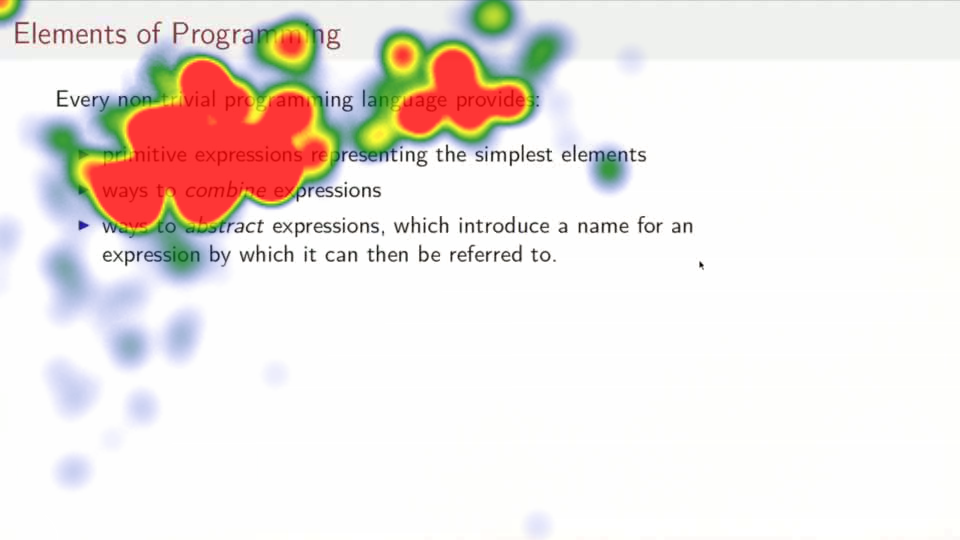
#> input picture image_processing/blob/chosen_images/hm1_1.png, 960 x 540 px, given in place of chosen_images, which was not available
$ python blob_detection.py --images chosen_images
#> lines starting #> are read from the running program, lines starting #| are printed output that depends on the picture; pictures that were not available may be replaced by others from this repository, and a replacement may not be noted
"""Detect connected hot-colored regions in the supplied heatmap images.

Run with the existing image_processing/venv Python. All coordinates and areas
refer to the original image resolution. This is color-threshold blob detection,
not an estimate of fixation counts or a scale-space (LoG) detector.
"""
import argparse
import csv
from dataclasses import asdict, dataclass, replace
import json
from pathlib import Path

import matplotlib
matplotlib.use("Agg")
import matplotlib.pyplot as plt
from matplotlib.patches import Circle
import numpy as np
from scipy import ndimage as ndi
from skimage import io, measure, util

HERE = Path(__file__).resolve().parent
CHOSEN_DIR = HERE / "chosen_images"
DEFAULT_IMAGES = ["hm1_1.png", "hm20_27.png", "hm20_9.png", "hm50_28.png"]


@dataclass(frozen=True)
class Parameters:
    threshold: float = 0.35
    smooth_sigma: float = 1.5
    min_area: int = 80

    def __post_init__(self):
        if not np.isfinite(self.threshold) or not 0 < self.threshold < 1:
            raise ValueError("threshold must be between 0 and 1 (exclusive)")
        if not np.isfinite(self.smooth_sigma) or self.smooth_sigma < 0:
            raise ValueError("smooth_sigma must be finite and nonnegative")
        if not isinstance(self.min_area, int) or self.min_area < 1:
            raise ValueError("min_area must be a positive integer")


def heat_score(image):
    """Red dominance in [0, 1]: clip(R - (G+B)/2, 0, 1).

    Red scores 1, yellow 0.5, and white/gray/black/green/blue score 0.
    This is a color-selection rule, not recovery of the source heat values.
    Composite RGBA inputs over white, matching the supplied slide backgrounds.
    """
    image = np.asarray(image)
    if image.ndim != 3 or image.shape[2] not in (3, 4):
        raise ValueError("Expected an RGB or RGBA heatmap image")
    rgb = util.img_as_float(image)
    if not np.isfinite(rgb).all() or rgb.min() < 0 or rgb.max() > 1:
        raise ValueError("Image values must be finite and in [0, 1]")
    if rgb.shape[2] == 4:
        rgb = rgb[..., :3] * rgb[..., 3:] + (1 - rgb[..., 3:])
    return np.clip(rgb[..., 0] - (rgb[..., 1] + rgb[..., 2]) / 2, 0, 1)


def detect_blobs(image, params=Parameters()):
    """Score -> Gaussian smooth -> threshold -> 8-connected components.

    Remove components below min_area and assign consecutive IDs in raster order.
    Return score, smoothed score, retained labels, and one statistics row per blob.
    Neighboring pixels connect across edges or corners. Border blobs are retained
    and flagged because their visible area may be truncated.
    """
    score = heat_score(image)
    smoothed = ndi.gaussian_filter(score, params.smooth_sigma, mode="reflect")
    labels, _ = ndi.label(smoothed >= params.threshold, structure=np.ones((3, 3)))
    areas = np.bincount(labels.ravel())
    keep = areas >= params.min_area
    keep[0] = False
    mapping = np.zeros(len(areas), dtype=np.int32)
    mapping[keep] = np.arange(1, np.count_nonzero(keep) + 1)
    labels = mapping[labels]
    rows = []
    height, width = labels.shape
    for region in measure.regionprops(labels):
        y, x = region.centroid
        y0, x0, y1, x1 = region.bbox
        rows.append(dict(
            blob_id=int(region.label), area_px=int(region.area),
            center_x_px=float(x), center_y_px=float(y),
            equivalent_radius_px=float(np.sqrt(region.area / np.pi)),
            bbox_x0_px=int(x0), bbox_y0_px=int(y0),
            bbox_x1_px=int(x1), bbox_y1_px=int(y1),
            touches_border=bool(x0 == 0 or y0 == 0 or x1 == width or y1 == height),
        ))
    return dict(score=score, smoothed=smoothed, labels=labels, blobs=rows)


def summarize(name, image, result):
    areas = np.array([b["area_px"] for b in result["blobs"]])
    return dict(image=name, width_px=image.shape[1], height_px=image.shape[0],
                blob_count=len(areas), total_area_px=int(areas.sum()),
                mean_area_px=float(areas.mean()) if len(areas) else 0.0,
                min_area_px=int(areas.min()) if len(areas) else 0,
                max_area_px=int(areas.max()) if len(areas) else 0,
                coverage_percent=100 * float(areas.sum()) / image.shape[0] / image.shape[1],
                border_blob_count=sum(b["touches_border"] for b in result["blobs"]))


def overlay(ax, image, result, title):
    ax.imshow(image)
    for blob in result["blobs"]:
        x, y = blob["center_x_px"], blob["center_y_px"]
        ax.add_patch(Circle((x, y), blob["equivalent_radius_px"],
                            fill=False, edgecolor="#101010", linewidth=2.5))
        ax.add_patch(Circle((x, y), blob["equivalent_radius_px"],
                            fill=False, edgecolor="#00ffff", linewidth=1.2))
        ax.text(x, y, str(blob["blob_id"]), color="black", fontsize=8,
                ha="center", va="center", bbox=dict(facecolor="cyan", alpha=.85,
                edgecolor="none", pad=1))
    ax.set_title(title, fontsize=11)
    ax.set_axis_off()


def save_fig(fig, out, name):
    fig.savefig(out / name, dpi=160, bbox_inches="tight")
    plt.close(fig)


def plot_pipeline(name, image, result, params, out):
    fig, axes = plt.subplots(2, 2, figsize=(14, 8.5))
    axes[0, 0].imshow(image)
    axes[0, 0].set_title(f"1. Original heatmap ({name})")
    im = axes[0, 1].imshow(result["smoothed"], cmap="inferno", vmin=0, vmax=1)
    axes[0, 1].set_title(f"2. Red-dominance score, Gaussian sigma = {params.smooth_sigma} px")
    fig.colorbar(im, ax=axes[0, 1], shrink=.75, label="Smoothed color score")
    axes[1, 0].imshow(result["labels"] > 0, cmap="gray", vmin=0, vmax=1)
    axes[1, 0].set_title(f"3. Score >= {params.threshold}; area >= {params.min_area} px")
    overlay(axes[1, 1], image, result,
            f"4. {len(result['blobs'])} connected blobs, equivalent-area circles + IDs")
    for ax in axes.flat:
        ax.set_axis_off()
    fig.tight_layout()
    save_fig(fig, out, "1_pipeline.png")


def plot_detections(images, results, summaries, out):
    fig, axes = plt.subplots(len(images), 2, figsize=(15, 4.4 * len(images)), squeeze=False)
    for (name, image), result, summary, row in zip(images, results, summaries, axes):
        row[0].imshow(image)
        row[0].set_title(f"{name}: original", fontsize=11)
        row[0].set_axis_off()
        overlay(row[1], image, result,
                f"{summary['blob_count']} blobs | mean area {summary['mean_area_px']:.0f} px | "
                f"coverage {summary['coverage_percent']:.2f}%")
    fig.suptitle("Hot-region detections at original resolution\n"
                 "Circle area equals segmented area; IDs match blob_statistics.csv", fontsize=14)
    fig.tight_layout(rect=(0, 0, 1, .96))
    save_fig(fig, out, "2_detections.png")


def plot_statistics(images, results, out):
    fig, axes = plt.subplots(len(images), 1, figsize=(12, 2.6 * len(images)), squeeze=False)
    for (name, _), result, (ax,) in zip(images, results, axes):
        ax.set_axis_off()
        ax.set_title(name + " (x rightwards, y downwards; origin at top left)", fontsize=11)
        rows = [[b["blob_id"], b["area_px"], f"{b['center_x_px']:.1f}",
                 f"{b['center_y_px']:.1f}", f"{b['equivalent_radius_px']:.1f}",
                 "yes" if b["touches_border"] else "no"] for b in result["blobs"]]
        # For a large custom input, CSV contains all rows; keep this figure readable.
        shown = rows[:10] or [["-", 0, "-", "-", "-", "-"]]
        table = ax.table(cellText=shown, bbox=[0, 0, 1, .85],
                         colLabels=["ID", "Area (px)", "Center x (px)", "Center y (px)",
                                    "Eq. radius (px)", "At border"], loc="center")
        table.auto_set_font_size(False)
        table.set_fontsize(9)
        if len(rows) > 10:
            ax.text(0, -.1, f"Showing first 10 of {len(rows)} blobs; see CSV for all rows.")
    fig.tight_layout()
    save_fig(fig, out, "3_statistics.png")


def parameter_sweep(images, baseline, out):
    """Change only one parameter at a time; record results for every image."""
    sweeps = [("threshold", [0.20, 0.35, 0.60]),
              ("smooth_sigma", [0.0, 1.5, 4.0]),
              ("min_area", [80, 300, 1500])]
    sweep_rows = []
    fig, axes = plt.subplots(2, 3, figsize=(15, 8))
    for col, (parameter, values) in enumerate(sweeps):
        for name, image in images:
            summaries = []
            for value in values:
                params = replace(baseline, **{parameter: value})
                result = detect_blobs(image, params)
                summary = summarize(name, image, result)
                summaries.append(summary)
                sweep_rows.append(dict(varied_parameter=parameter, **asdict(params), **summary))
            axes[0, col].plot(values, [s["blob_count"] for s in summaries], "o-", label=name)
            axes[1, col].plot(values, [s["coverage_percent"] for s in summaries], "o-")
        for row in range(2):
            axes[row, col].set_xlabel(parameter)
            axes[row, col].set_xticks(values)
            axes[row, col].grid(alpha=.25)
        axes[0, col].set_ylabel("Blob count")
        axes[1, col].set_ylabel("Image area covered (%)")
    axes[0, 0].legend(fontsize=9)
    fig.suptitle("One parameter changed at a time\n"
                 f"Baseline: threshold={baseline.threshold}, sigma={baseline.smooth_sigma}, "
                 f"minimum area={baseline.min_area}", fontsize=13)
    fig.tight_layout(rect=(0, 0, 1, .91))
    save_fig(fig, out, "4_parameter_sweep.png")

    # Show merging/splitting on the mixed image, small-blob loss on the sparse image.
    fig, axes = plt.subplots(3, 3, figsize=(16, 12))
    for index, (row, (parameter, values)) in enumerate(zip(axes, sweeps)):
        example_index = 2 if index == 0 and len(images) >= 3 else len(images) - 1
        name, image = images[example_index]
        for ax, value in zip(row, values):
            params = replace(baseline, **{parameter: value})
            result = detect_blobs(image, params)
            overlay(ax, image, result,
                    f"{name}: {parameter} = {value}\n{len(result['blobs'])} blobs")
    fig.suptitle("Parameter effects (other parameters held at baseline)", fontsize=14)
    fig.tight_layout(rect=(0, 0, 1, .95), h_pad=2)
    save_fig(fig, out, "5_parameter_examples.png")
    return sweep_rows


BLOB_FIELDS = ["image", "blob_id", "area_px", "center_x_px", "center_y_px",
               "equivalent_radius_px", "bbox_x0_px", "bbox_y0_px", "bbox_x1_px",
               "bbox_y1_px", "touches_border"]


def write_csv(path, rows, fields=None):
    with path.open("w", newline="") as handle:
        writer = csv.DictWriter(handle, fieldnames=fields or list(rows[0]))
        writer.writeheader()
        writer.writerows(rows)


def main():
    parser = argparse.ArgumentParser(description=__doc__)
    parser.add_argument("--images", nargs="+", type=Path,
                        help="Optional RGB/RGBA heatmaps instead of the four selected examples")
    parser.add_argument("--output", type=Path, default=HERE / "output")
    args = parser.parse_args()
    paths = args.images or [CHOSEN_DIR / name for name in DEFAULT_IMAGES]
    images = [(p.stem, io.imread(p)) for p in paths]
#> images = 1 item
    if len({name for name, _ in images}) != len(images):
        parser.error("Input image stems must be unique for unambiguous statistics")
    args.output.mkdir(parents=True, exist_ok=True)
    params = Parameters()
    results = [detect_blobs(image, params) for _, image in images]
#> in heat_score, image is the input picture: shape (540, 960, 4); mean R, G, B, A 238.6, 230.8, 226.9, 255
#> in heat_score, `return np.clip(rgb[..., 0] - (rgb[..., 1] + rgb[..., 2]) / 2, 0, 1)`:
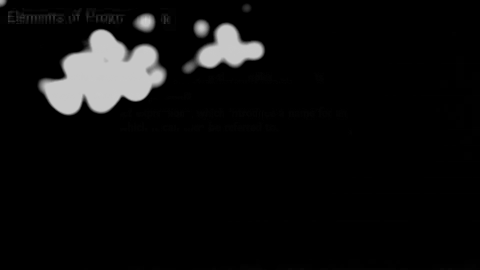
#> returned value: shape (540, 960) float64 (shown at 1/2 size); min 0, max 0.82, mean 0.0516
#> in detect_blobs, `labels, _ = ndi.label(smoothed >= params.threshold, structure=np.ones(..`:
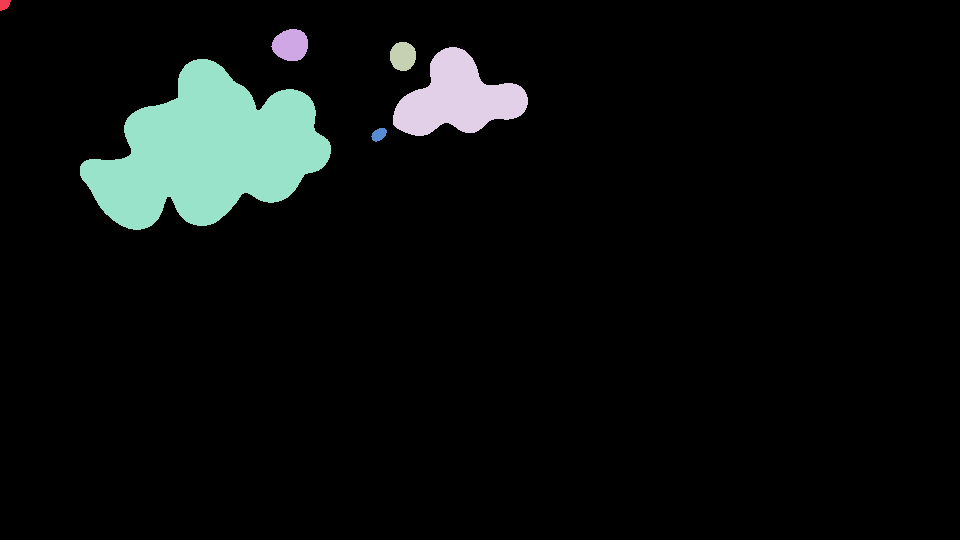
#> labels: shape (540, 960) int32; 7 distinct labels, from 0 to 6; one colour per label, 0 black
#> in detect_blobs, `areas = np.bincount(labels.ravel())`: areas = [484578, 92, 917, 610, 6832, 25219, 152]
#> in detect_blobs, `keep = areas >= params.min_area`: keep = [True, True, True, True, True, True, True]
#> in detect_blobs, `mapping = np.zeros(len(areas), dtype=np.int32)`: mapping = [0, 0, 0, 0, 0, 0, 0]
#> the loop in detect_blobs, `for region in measure.regionprops(labels):` made 6 passes
#> (y, x, y0, x0, y1, x1) on passes 1 to 6: (4.1, 4.1, 0, 0, 11, 11), (44.66, 290.3, 29, 271, 61, 308), (55.83, 402.5, 42, 390, 71, 416), (97.85, 457, 47, 393, 136, 528), (151.3, 207.8, 59, 80, 230, 331), (134.1, 378.6, 128, 371, 142, 387)
#> after the loop in detect_blobs, `for region in measure.regionprops(labels):`: rows = 6 items
#> results = 1 item
    summaries = [summarize(name, image, result)
                 for (name, image), result in zip(images, results)]
#> in summarize, `areas = np.array([b["area_px"] for b in result["blobs"]])`: areas = [92, 917, 610, 6832, 25219, 152]
#> summaries = 1 item
    blobs = [dict(image=name, **blob) for (name, _), result in zip(images, results)
             for blob in result["blobs"]]
#> blobs = 6 items
    write_csv(args.output / "image_summary.csv", summaries)
    write_csv(args.output / "blob_statistics.csv", blobs, BLOB_FIELDS)
    (args.output / "parameters.json").write_text(json.dumps(dict(
        parameters=asdict(params), connectivity=8, gaussian_boundary_mode="reflect",
        score="clip(R - (G+B)/2, 0, 1)",
        positions="Unweighted centroid; x=column, y=row; zero-based pixels",
        bounding_boxes="x0/y0 inclusive; x1/y1 exclusive",
        images=[str(p.resolve()) for p in paths],
    ), indent=2) + "\n")
    plot_pipeline(images[0][0], images[0][1], results[0], params, args.output)
#> the loop in overlay, `for blob in result["blobs"]:` made 6 passes
#> (x, y) on passes 1 to 6: (4.1, 4.1), (290.3, 44.66), (402.5, 55.83), (457, 97.85), (207.8, 151.3), (378.6, 134.1)
#> in save_fig, `fig.savefig(out / name, dpi=160, bbox_inches="tight")`:
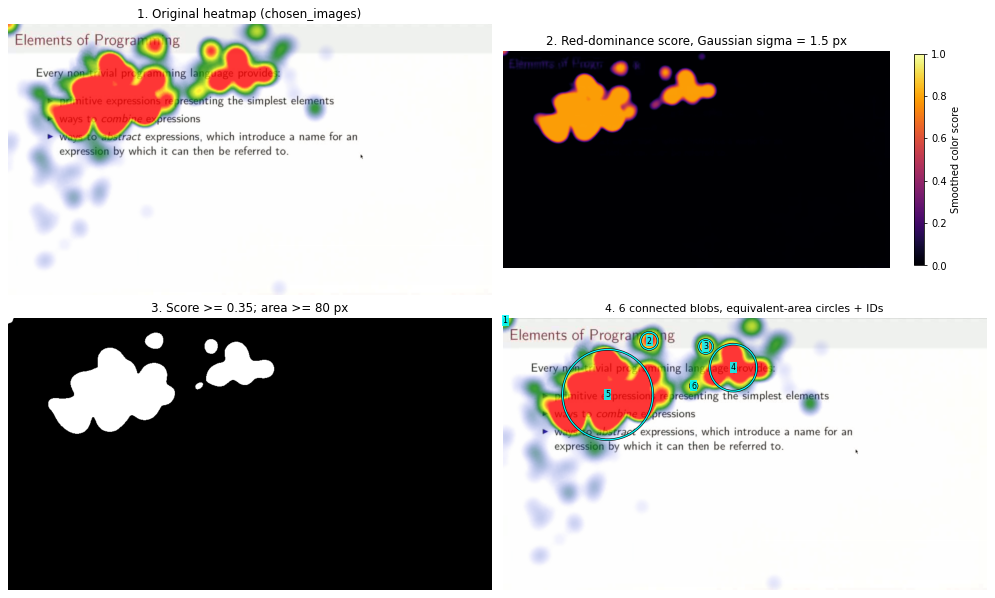
#> figure drawn by matplotlib, 5 panels
    plot_detections(images, results, summaries, args.output)
#> the loop in plot_detections, `for (name, image), result, summary, row in zip(images, results, summar..` made 1 pass
#> call 2 of save_fig, with name = '2_detections.png'
#> in save_fig (call 2), `fig.savefig(out / name, dpi=160, bbox_inches="tight")`:
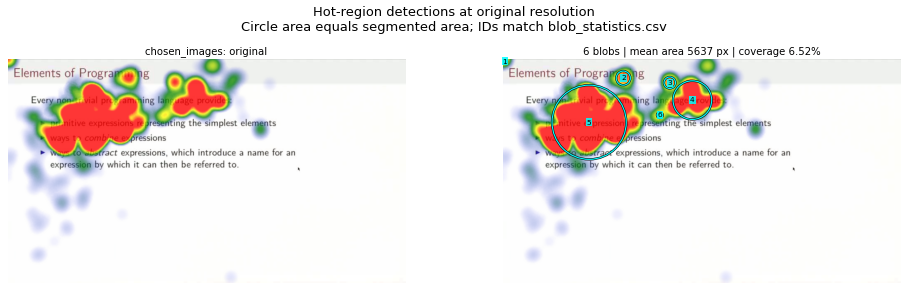
#> figure drawn by matplotlib, 2 panels
    plot_statistics(images, results, args.output)
#> the loop in plot_statistics, `for (name, _), result, (ax,) in zip(images, results, axes):` made 1 pass
    sweep_rows = parameter_sweep(images, params, args.output)
#> the loop in parameter_sweep, `for col, (parameter, values) in enumerate(sweeps):` made 3 passes
#> pass 1, in detect_blobs (call 4), `labels = mapping[labels]`:
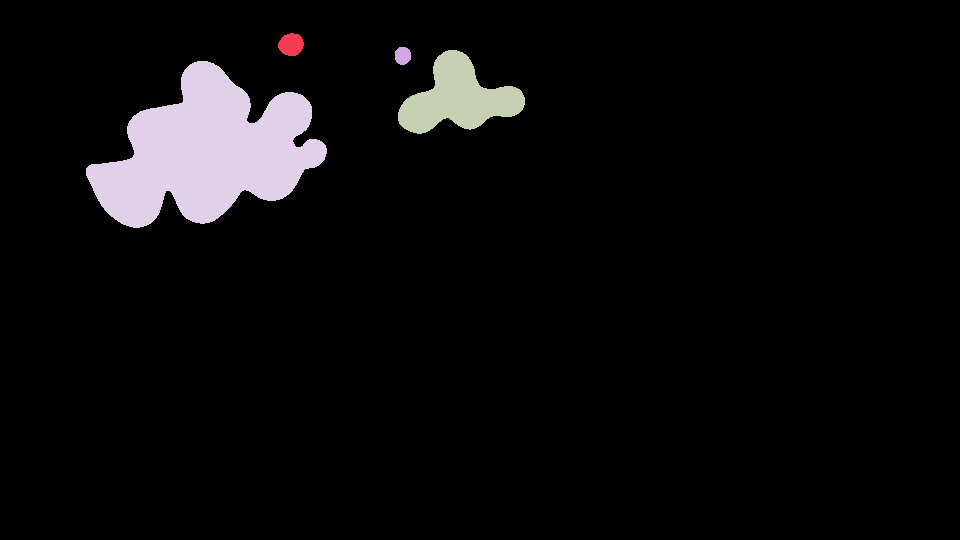
#> labels: shape (540, 960) int32; 5 distinct labels, from 0 to 4; one colour per label, 0 black
#> call 4 of save_fig, with name = '4_parameter_sweep.png'
#> in save_fig (call 4), `fig.savefig(out / name, dpi=160, bbox_inches="tight")`:
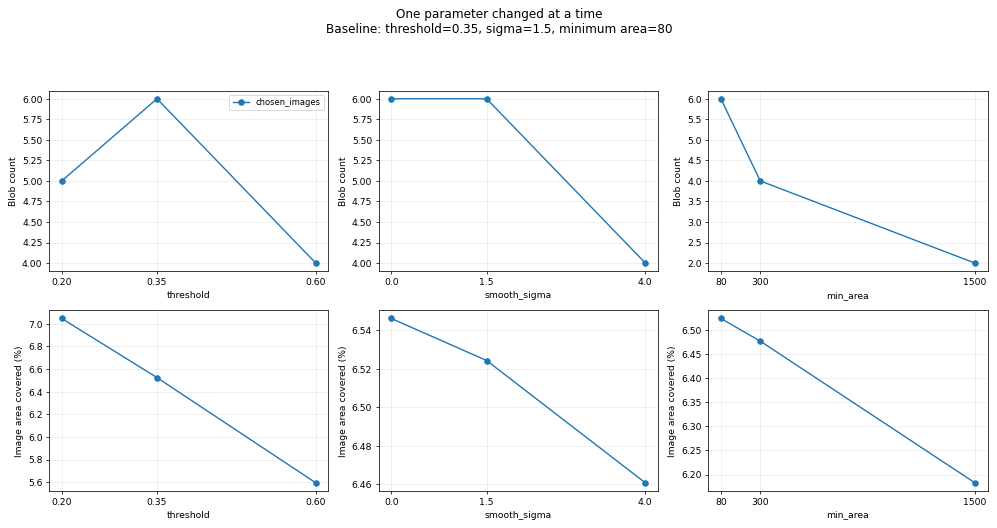
#> figure drawn by matplotlib, 6 panels
#> the loop in parameter_sweep, `for index, (row, (parameter, values)) in enumerate(zip(axes, sweeps)):` made 3 passes
#> in save_fig (call 5), `fig.savefig(out / name, dpi=160, bbox_inches="tight")`:
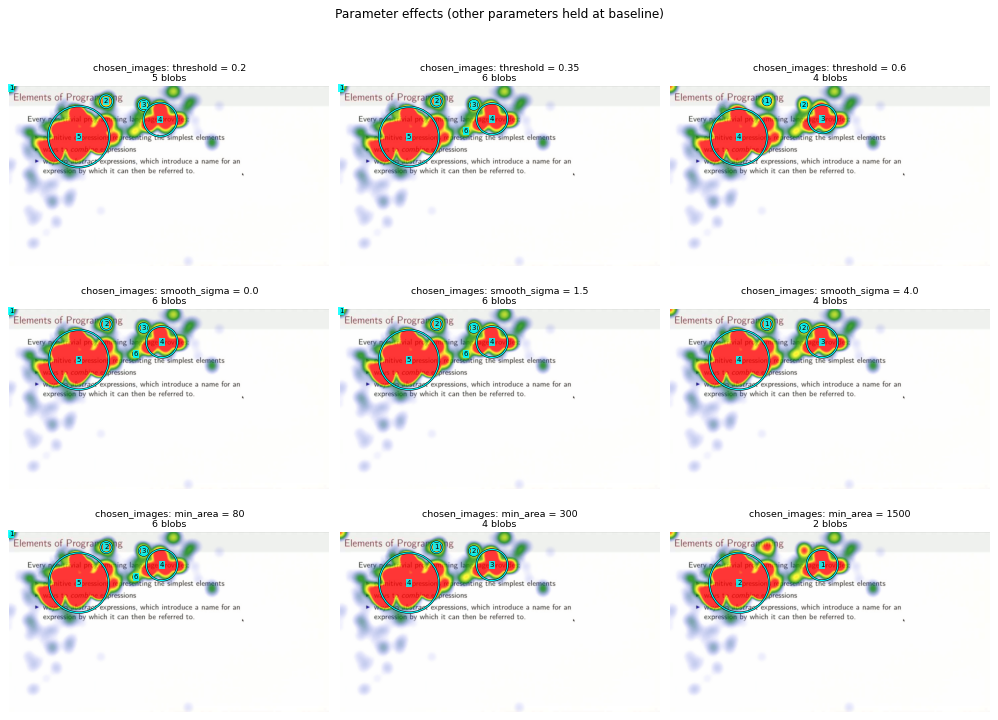
#> figure drawn by matplotlib, 9 panels
#> sweep_rows = 9 items
    write_csv(args.output / "parameter_sweep.csv", sweep_rows)
    for summary in summaries:
        print(f"{summary['image']:12s}: {summary['blob_count']:2d} blobs; "
              f"mean area {summary['mean_area_px']:.1f} px; "
              f"coverage {summary['coverage_percent']:.2f}%")
        for blob in [b for b in blobs if b["image"] == summary["image"]]:
            print(f"  ID {blob['blob_id']:2d}: area={blob['area_px']:5d} px, "
                  f"center=({blob['center_x_px']:.1f}, {blob['center_y_px']:.1f}), "
                  f"equivalent radius={blob['equivalent_radius_px']:.1f} px")
#> this loop made 1 pass
#| chosen_images:  6 blobs; mean area 5637.0 px; coverage 6.52%
#|   ID  1: area=   92 px, center=(4.1, 4.1), equivalent radius=5.4 px
#|   ID  2: area=  917 px, center=(290.3, 44.7), equivalent radius=17.1 px
#|   ID  3: area=  610 px, center=(402.5, 55.8), equivalent radius=13.9 px
#|   ID  4: area= 6832 px, center=(457.0, 97.9), equivalent radius=46.6 px
#|   ID  5: area=25219 px, center=(207.8, 151.3), equivalent radius=89.6 px
#> (further printed lines are left out)
    print(f"\nFigures and CSV statistics: {args.output.resolve()}")


if __name__ == "__main__":
    main()
